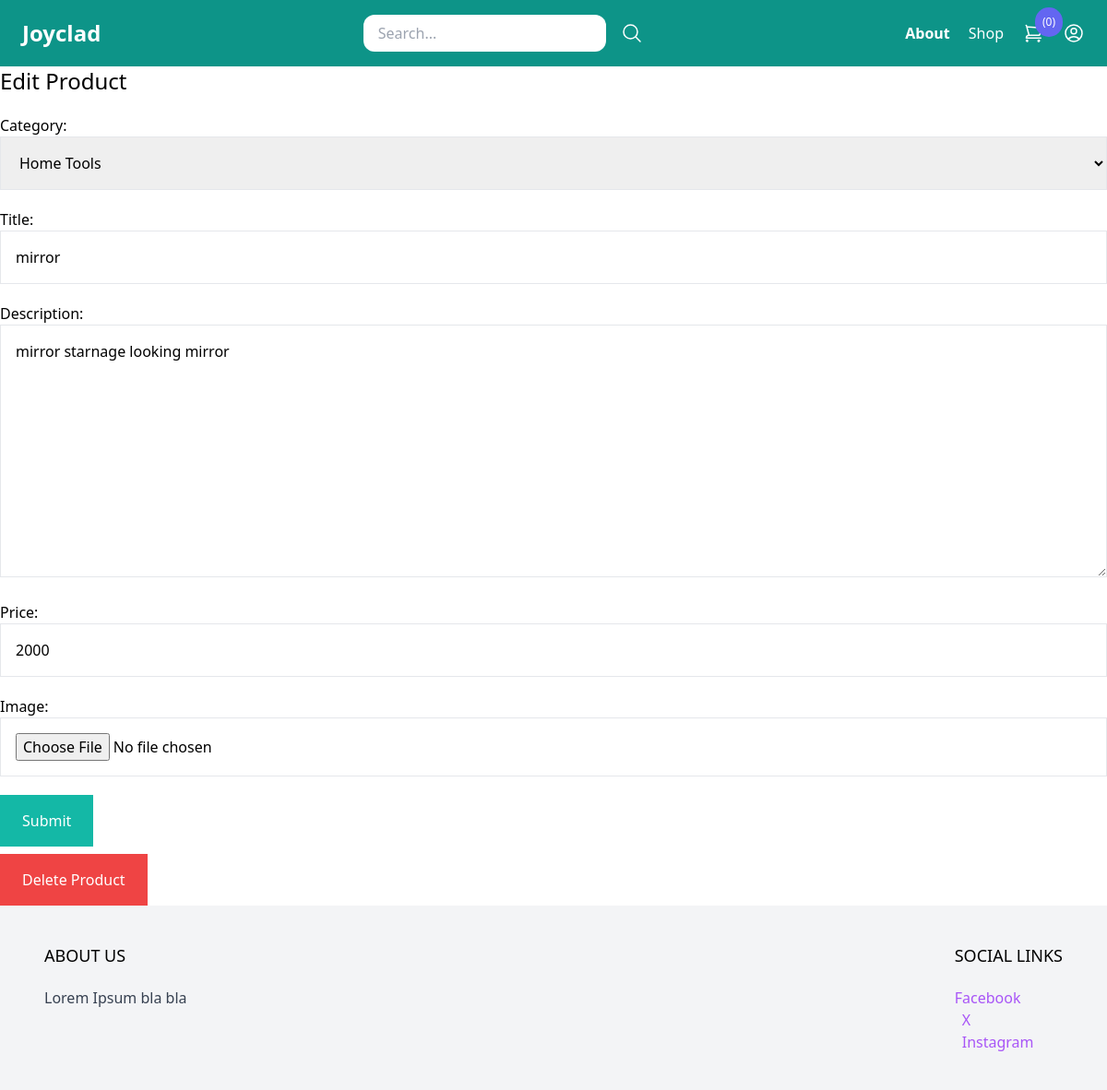
The app's page /my-store/edit-product/14/ (signed in) with its own data.
### store/models.py (models this page shows, shortened)
class Product(models.Model):
  DRAFT = 'draft'
  WAITING_APPROVAL = 'waitingapproval'
  ACTIVE = 'active'
  DELETED = 'deleted'
  STATUS_CHOICES = (
    (DRAFT, 'Draft'),
    (WAITING_APPROVAL, 'Waiting Approval'),
    (ACTIVE, 'Active'),
    (DELETED, 'Deleted'),
  )
  user = models.ForeignKey(User,related_name='products',on_delete=models.CASCADE)
  category = models.ForeignKey(Category,related_name='products', on_delete=models.CASCADE)
  title = models.CharField(max_length=50)
  slug = models.SlugField(max_length=50)
  description = models.TextField(blank=True)
  price = models.IntegerField()
  image = models.ImageField(upload_to='upload/product_images/', blank=True,null=True)
  created_at = models.DateTimeField(auto_now_add=True)
  updated_at = models.DateTimeField(auto_now=True)
  status = models.CharField(max_length=50,choices=STATUS_CHOICES,default=ACTIVE)
  def __str__(self):
    return self.title
  class Meta:
    ordering=('-created_at',) # must be a tuple

class Category(models.Model):
  title = models.CharField(max_length=50)
  slug = models.SlugField(max_length=50)
  class Meta:
    verbose_name_plural = 'Categories'
    ordering = ('title',)
  def __str__(self):
    return self.title

### userprofile/views.py (the view)
# urls.py: path('my-store/edit-product/<int:pk>/', views.edit_product, name='edit_product'),
@login_required
def edit_product(request,pk):
  product= Product.objects.filter(user=request.user).get(pk=pk)
  print("Product to edit:: ",product)
  if request.method == 'POST':
    form= ProductForm(request.POST,request.FILES, instance=product)
    if form.is_valid():
      form.save()
      messages.success(request, 'The Changes were saved!')
      return redirect('my_store')
  else:
    form= ProductForm(instance=product)
  return render(request, 'userprofile/product_form.html',{
    'title':'Edit Product',
    'form': form,
    'product':product
    })

### store/forms.py
class ProductForm(forms.ModelForm):
  class Meta:
    model =Product
    fields = ('category','title','description','price','image',)
    widgets = {
      'category':forms.Select(attrs={
        'class':'w-full p-4 border border-gray-200'}),
      'title':forms.TextInput(attrs={
        'class':'w-full p-4 border border-gray-200'}),
      'description':forms.Textarea(attrs={
        'class':'w-full p-4 border border-gray-200'
      }),
      'price':forms.TextInput(attrs={
        'class':'w-full p-4 border border-gray-200'
      }),
      'image':forms.FileInput(attrs={
        'class':'w-full p-4 border border-gray-200'
      })
    }

### store/cart.py (called while the page is built)
  def __len__(self):
    return sum(item['quantity'] for item in self.cart.values())

### store/context_processors.py (called while the page is built)
def cart(request):
    return {'cart': Cart(request)}

### userprofile/templates/userprofile/product_form.html (shortened to what this page needs)
{% extends 'core/base.html' %}
{% block content %}
<h1 class="text-2xl">{{title}}</h1>
<form action="." method="post" enctype="multipart/form-data" class="space-y-5">
  {{ form.as_p }}
  <button class="inline-block px-6 py-4 bg-teal-500 text-white hover:bg-teal-800">
    Submit
  </button>
</form>
{% if product %}
  <a href="{% url 'delete_product' product.pk %}"
    class="mt-2 inline-block px-6 py-4 bg-red-500 text-white hover:bg-red-800">
    Delete Product
  </a>
  {% endif %}
{% endblock %}

### records on screen
Product: category "Home Tools", description "mirror starnage looking mirror", price "2000"
Category: title "mirror"

### other values on screen
{{ cart|length }} "0"
{{ title }} "Edit Product"
